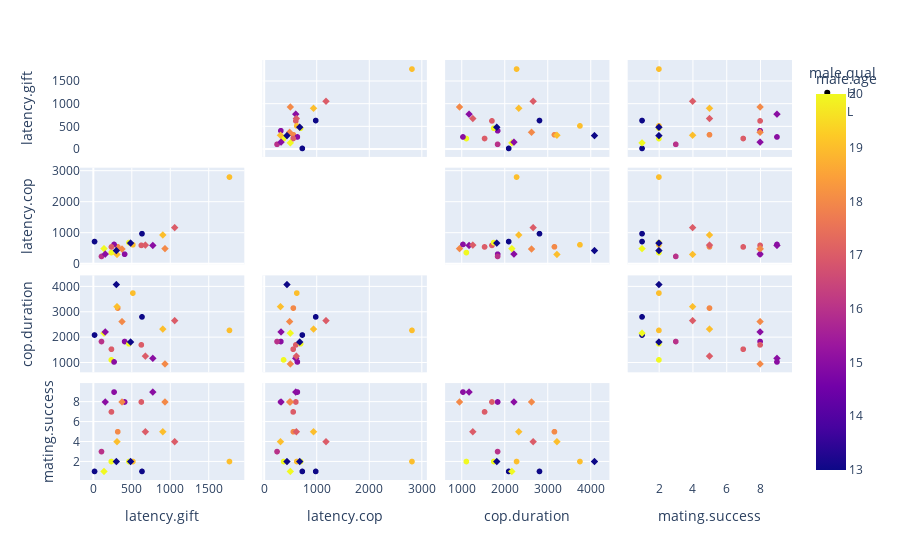
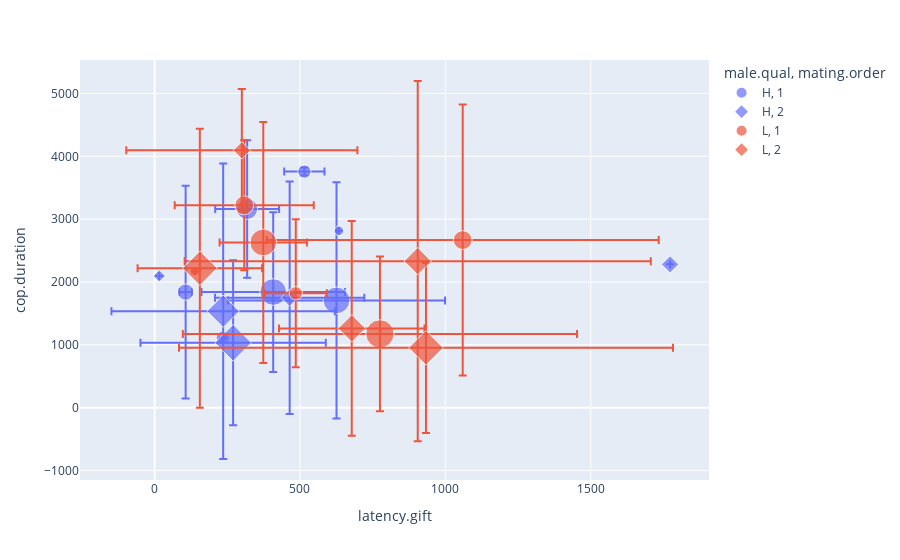
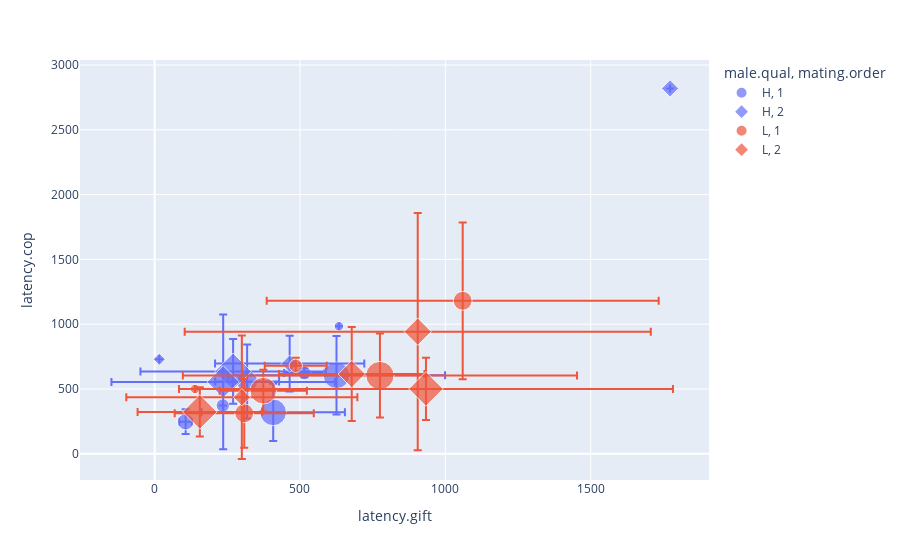
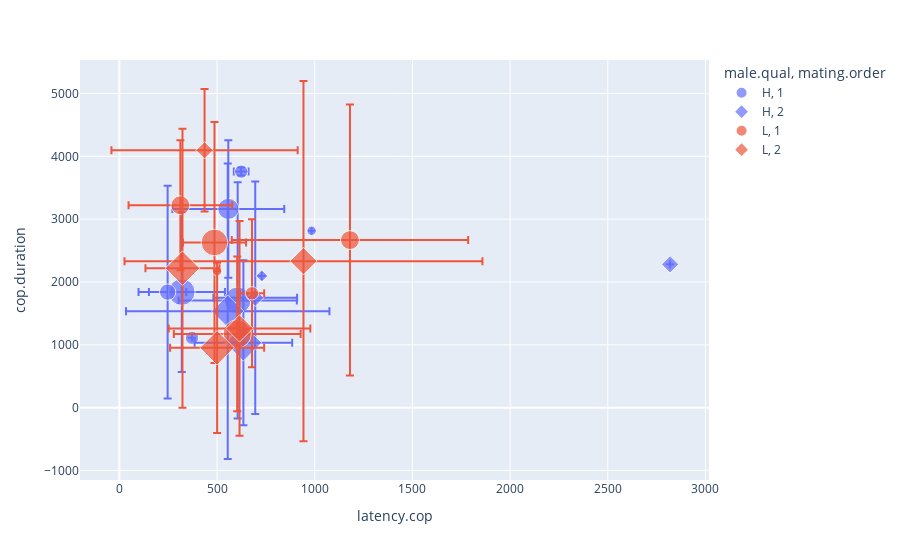

Source (notebook cell) for these figures, in order:
### Code cell
fig = px.scatter_matrix(groupcontinous, dimensions=["latency.gift", "latency.cop", "cop.duration", "mating.success"], color="male.age", symbol="male.qual")
fig.update_traces(diagonal_visible=False)
fig.show()
fig.write_html("matrix.html", include_plotlyjs="cdn")

fig = px.scatter(groupcontinous, x="latency.gift", y="cop.duration", color="male.qual", symbol="mating.order", size="mating.success", error_x = "latency.gift.std", error_y = "cop.duration.std")
fig.show()
fig.write_html("scattergiftduration.html", include_plotlyjs="cdn")
fig = px.scatter(groupcontinous, x="latency.gift", y="latency.cop", color="male.qual", symbol="mating.order", size="mating.success", error_x = "latency.gift.std", error_y = "latency.cop.std")
fig.show()
fig.write_html("scattergiftlatcop.html", include_plotlyjs="cdn")
fig = px.scatter(groupcontinous, x="latency.cop", y="cop.duration", color="male.qual", symbol="mating.order", size="mating.success", error_x = "latency.cop.std", error_y = "cop.duration.std")
fig.show()
fig.write_html("scatterlatcopduration.html", include_plotlyjs="cdn")

### Figure 1 — Plotly figure (JSON) as saved in the notebook; plotly's stock layout.template omitted (floating-point values rounded to 4 significant figures)
{"data": [{"diagonal": {"visible": false}, "dimensions": [{"axis": {"matches": true}, "label": "latency.gift", "values": [634, 407.9, 106.7, 625.6, 318.2, 515, 234.5, 16, 270, 235.8, 1773, 464.5]}, {"axis": {"matches": true}, "label": "latency.cop", "values": [984, 319.2, 247, 605.5, 557.6, 623.5, 372, 729, 634.8, 554.6, 2819, 695.5]}, {"axis": {"matches": true}, "label": "cop.duration", "values": [2815, 1840, 1839, 1707.0, 3163, 3757, 1112.0, 2097, 1032, 1535.0, 2280.0, 1749]}, {"axis": {"matches": true}, "label": "mating.success", "values": [1, 8, 3, 8, 5, 2, 2, 1, 9, 7, 2, 2]}], "hovertemplate": "male.qual=H<br>%{xaxis.title.text}=%{x}<br>%{yaxis.title.text}=%{y}<br>male.age=%{marker.color}<extra></extra>", "legendgroup": "H", "marker": {"color": [13, 15, 16, 17, 18, 19, 20, 13, 15, 17, 19, 20], "coloraxis": "coloraxis", "symbol": "circle"}, "name": "H", "showlegend": true, "type": "splom"}, {"diagonal": {"visible": false}, "dimensions": [{"axis": {"matches": true}, "label": "latency.gift", "values": [485.5, 775, 1060.0, 373.7, 308.2, 139, 300, 155.5, 678, 933.3, 905]}, {"axis": {"matches": true}, "label": "latency.cop", "values": [679, 603.4, 1180.0, 486.9, 312.2, 500, 436, 323, 615, 500.3, 942.3]}, {"axis": {"matches": true}, "label": "cop.duration", "values": [1820, 1174.0, 2667.0, 2629.0, 3220.0, 2171, 4096.0, 2219.0, 1261.0, 952.1, 2332.0]}, {"axis": {"matches": true}, "label": "mating.success", "values": [2, 9, 4, 8, 4, 1, 2, 8, 5, 8, 5]}], "hovertemplate": "male.qual=L<br>%{xaxis.title.text}=%{x}<br>%{yaxis.title.text}=%{y}<br>male.age=%{marker.color}<extra></extra>", "legendgroup": "L", "marker": {"color": [13, 15, 17, 18, 19, 20, 13, 15, 17, 18, 19], "coloraxis": "coloraxis", "symbol": "diamond"}, "name": "L", "showlegend": true, "type": "splom"}], "layout": {"coloraxis": {"colorbar": {"title": {"text": "male.age"}}, "colorscale": [[0, "#0d0887"], [0.1111, "#46039f"], [0.2222, "#7201a8"], [0.3333, "#9c179e"], [0.4444, "#bd3786"], [0.5556, "#d8576b"], [0.6667, "#ed7953"], [0.7778, "#fb9f3a"], [0.8889, "#fdca26"], [1, "#f0f921"]]}, "dragmode": "select", "legend": {"title": {"text": "male.qual"}, "tracegroupgap": 0}, "margin": {"t": 60}}}

### Figure 2 — Plotly figure (JSON) as saved in the notebook; plotly's stock layout.template omitted (floating-point values rounded to 4 significant figures)
{"data": [{"error_x": {"array": [null, 246.6, 21.96, 373.4, 109.9, 69.3, null]}, "error_y": {"array": [null, 1271.0, 1692.0, 1879.0, 1095.0, 63.64, null]}, "hovertemplate": "male.qual=H<br>mating.order=1<br>latency.gift=%{x}<br>cop.duration=%{y}<br>mating.success=%{marker.size}<extra></extra>", "legendgroup": "H, 1", "marker": {"color": "#636efa", "size": [1, 8, 3, 8, 5, 2, 2], "sizemode": "area", "sizeref": 0.0225, "symbol": "circle"}, "mode": "markers", "name": "H, 1", "orientation": "v", "showlegend": true, "type": "scatter", "x": [634, 407.9, 106.7, 625.6, 318.2, 515, 234.5], "xaxis": "x", "y": [2815, 1840, 1839, 1707.0, 3163, 3757, 1112.0], "yaxis": "y"}, {"error_x": {"array": [null, 318.8, 384.3, null, 256.7]}, "error_y": {"array": [null, 1313.0, 2352.0, null, 1848.0]}, "hovertemplate": "male.qual=H<br>mating.order=2<br>latency.gift=%{x}<br>cop.duration=%{y}<br>mating.success=%{marker.size}<extra></extra>", "legendgroup": "H, 2", "marker": {"color": "#636efa", "size": [1, 9, 7, 2, 2], "sizemode": "area", "sizeref": 0.0225, "symbol": "diamond"}, "mode": "markers", "name": "H, 2", "orientation": "v", "showlegend": true, "type": "scatter", "x": [16, 270, 235.8, 1773, 464.5], "xaxis": "x", "y": [2097, 1032, 1535.0, 2280.0, 1749], "yaxis": "y"}, {"error_x": {"array": [106.8, 678.0, 674.1, 150.1, 239.2, null]}, "error_y": {"array": [1178.0, 1232.0, 2157.0, 1919.0, 1035.0, null]}, "hovertemplate": "male.qual=L<br>mating.order=1<br>latency.gift=%{x}<br>cop.duration=%{y}<br>mating.success=%{marker.size}<extra></extra>", "legendgroup": "L, 1", "marker": {"color": "#EF553B", "size": [2, 9, 4, 8, 4, 1], "sizemode": "area", "sizeref": 0.0225, "symbol": "circle"}, "mode": "markers", "name": "L, 1", "orientation": "v", "showlegend": true, "type": "scatter", "x": [485.5, 775, 1060.0, 373.7, 308.2, 139], "xaxis": "x", "y": [1820, 1174.0, 2667.0, 2629.0, 3220.0, 2171], "yaxis": "y"}, {"error_x": {"array": [397.4, 214.1, 250.3, 849.5, 801.6]}, "error_y": {"array": [975.1, 2220.0, 1709.0, 1355.0, 2867.0]}, "hovertemplate": "male.qual=L<br>mating.order=2<br>latency.gift=%{x}<br>cop.duration=%{y}<br>mating.success=%{marker.size}<extra></extra>", "legendgroup": "L, 2", "marker": {"color": "#EF553B", "size": [2, 8, 5, 8, 5], "sizemode": "area", "sizeref": 0.0225, "symbol": "diamond"}, "mode": "markers", "name": "L, 2", "orientation": "v", "showlegend": true, "type": "scatter", "x": [300, 155.5, 678, 933.3, 905], "xaxis": "x", "y": [4096.0, 2219.0, 1261.0, 952.1, 2332.0], "yaxis": "y"}], "layout": {"legend": {"itemsizing": "constant", "title": {"text": "male.qual, mating.order"}, "tracegroupgap": 0}, "margin": {"t": 60}, "xaxis": {"anchor": "y", "domain": [0, 1], "title": {"text": "latency.gift"}}, "yaxis": {"anchor": "x", "domain": [0, 1], "title": {"text": "cop.duration"}}}}

### Figure 3 — Plotly figure (JSON) as saved in the notebook; plotly's stock layout.template omitted (floating-point values rounded to 4 significant figures)
{"data": [{"error_x": {"array": [null, 246.6, 21.96, 373.4, 109.9, 69.3, null]}, "error_y": {"array": [null, 221.2, 95.52, 302.8, 286.4, 37.48, null]}, "hovertemplate": "male.qual=H<br>mating.order=1<br>latency.gift=%{x}<br>latency.cop=%{y}<br>mating.success=%{marker.size}<extra></extra>", "legendgroup": "H, 1", "marker": {"color": "#636efa", "size": [1, 8, 3, 8, 5, 2, 2], "sizemode": "area", "sizeref": 0.0225, "symbol": "circle"}, "mode": "markers", "name": "H, 1", "orientation": "v", "showlegend": true, "type": "scatter", "x": [634, 407.9, 106.7, 625.6, 318.2, 515, 234.5], "xaxis": "x", "y": [984, 319.2, 247, 605.5, 557.6, 623.5, 372], "yaxis": "y"}, {"error_x": {"array": [null, 318.8, 384.3, null, 256.7]}, "error_y": {"array": [null, 249.8, 520.7, null, 214.3]}, "hovertemplate": "male.qual=H<br>mating.order=2<br>latency.gift=%{x}<br>latency.cop=%{y}<br>mating.success=%{marker.size}<extra></extra>", "legendgroup": "H, 2", "marker": {"color": "#636efa", "size": [1, 9, 7, 2, 2], "sizemode": "area", "sizeref": 0.0225, "symbol": "diamond"}, "mode": "markers", "name": "H, 2", "orientation": "v", "showlegend": true, "type": "scatter", "x": [16, 270, 235.8, 1773, 464.5], "xaxis": "x", "y": [729, 634.8, 554.6, 2819, 695.5], "yaxis": "y"}, {"error_x": {"array": [106.8, 678.0, 674.1, 150.1, 239.2, null]}, "error_y": {"array": [62.23, 324.6, 605.1, 161.8, 265.3, null]}, "hovertemplate": "male.qual=L<br>mating.order=1<br>latency.gift=%{x}<br>latency.cop=%{y}<br>mating.success=%{marker.size}<extra></extra>", "legendgroup": "L, 1", "marker": {"color": "#EF553B", "size": [2, 9, 4, 8, 4, 1], "sizemode": "area", "sizeref": 0.0225, "symbol": "circle"}, "mode": "markers", "name": "L, 1", "orientation": "v", "showlegend": true, "type": "scatter", "x": [485.5, 775, 1060.0, 373.7, 308.2, 139], "xaxis": "x", "y": [679, 603.4, 1180.0, 486.9, 312.2, 500], "yaxis": "y"}, {"error_x": {"array": [397.4, 214.1, 250.3, 849.5, 801.6]}, "error_y": {"array": [476.6, 189.5, 362.5, 240.8, 916.1]}, "hovertemplate": "male.qual=L<br>mating.order=2<br>latency.gift=%{x}<br>latency.cop=%{y}<br>mating.success=%{marker.size}<extra></extra>", "legendgroup": "L, 2", "marker": {"color": "#EF553B", "size": [2, 8, 5, 8, 5], "sizemode": "area", "sizeref": 0.0225, "symbol": "diamond"}, "mode": "markers", "name": "L, 2", "orientation": "v", "showlegend": true, "type": "scatter", "x": [300, 155.5, 678, 933.3, 905], "xaxis": "x", "y": [436, 323, 615, 500.3, 942.3], "yaxis": "y"}], "layout": {"legend": {"itemsizing": "constant", "title": {"text": "male.qual, mating.order"}, "tracegroupgap": 0}, "margin": {"t": 60}, "xaxis": {"anchor": "y", "domain": [0, 1], "title": {"text": "latency.gift"}}, "yaxis": {"anchor": "x", "domain": [0, 1], "title": {"text": "latency.cop"}}}}

### Figure 4 — Plotly figure (JSON) as saved in the notebook; plotly's stock layout.template omitted (floating-point values rounded to 4 significant figures)
{"data": [{"error_x": {"array": [null, 221.2, 95.52, 302.8, 286.4, 37.48, null]}, "error_y": {"array": [null, 1271.0, 1692.0, 1879.0, 1095.0, 63.64, null]}, "hovertemplate": "male.qual=H<br>mating.order=1<br>latency.cop=%{x}<br>cop.duration=%{y}<br>mating.success=%{marker.size}<extra></extra>", "legendgroup": "H, 1", "marker": {"color": "#636efa", "size": [1, 8, 3, 8, 5, 2, 2], "sizemode": "area", "sizeref": 0.0225, "symbol": "circle"}, "mode": "markers", "name": "H, 1", "orientation": "v", "showlegend": true, "type": "scatter", "x": [984, 319.2, 247, 605.5, 557.6, 623.5, 372], "xaxis": "x", "y": [2815, 1840, 1839, 1707.0, 3163, 3757, 1112.0], "yaxis": "y"}, {"error_x": {"array": [null, 249.8, 520.7, null, 214.3]}, "error_y": {"array": [null, 1313.0, 2352.0, null, 1848.0]}, "hovertemplate": "male.qual=H<br>mating.order=2<br>latency.cop=%{x}<br>cop.duration=%{y}<br>mating.success=%{marker.size}<extra></extra>", "legendgroup": "H, 2", "marker": {"color": "#636efa", "size": [1, 9, 7, 2, 2], "sizemode": "area", "sizeref": 0.0225, "symbol": "diamond"}, "mode": "markers", "name": "H, 2", "orientation": "v", "showlegend": true, "type": "scatter", "x": [729, 634.8, 554.6, 2819, 695.5], "xaxis": "x", "y": [2097, 1032, 1535.0, 2280.0, 1749], "yaxis": "y"}, {"error_x": {"array": [62.23, 324.6, 605.1, 161.8, 265.3, null]}, "error_y": {"array": [1178.0, 1232.0, 2157.0, 1919.0, 1035.0, null]}, "hovertemplate": "male.qual=L<br>mating.order=1<br>latency.cop=%{x}<br>cop.duration=%{y}<br>mating.success=%{marker.size}<extra></extra>", "legendgroup": "L, 1", "marker": {"color": "#EF553B", "size": [2, 9, 4, 8, 4, 1], "sizemode": "area", "sizeref": 0.0225, "symbol": "circle"}, "mode": "markers", "name": "L, 1", "orientation": "v", "showlegend": true, "type": "scatter", "x": [679, 603.4, 1180.0, 486.9, 312.2, 500], "xaxis": "x", "y": [1820, 1174.0, 2667.0, 2629.0, 3220.0, 2171], "yaxis": "y"}, {"error_x": {"array": [476.6, 189.5, 362.5, 240.8, 916.1]}, "error_y": {"array": [975.1, 2220.0, 1709.0, 1355.0, 2867.0]}, "hovertemplate": "male.qual=L<br>mating.order=2<br>latency.cop=%{x}<br>cop.duration=%{y}<br>mating.success=%{marker.size}<extra></extra>", "legendgroup": "L, 2", "marker": {"color": "#EF553B", "size": [2, 8, 5, 8, 5], "sizemode": "area", "sizeref": 0.0225, "symbol": "diamond"}, "mode": "markers", "name": "L, 2", "orientation": "v", "showlegend": true, "type": "scatter", "x": [436, 323, 615, 500.3, 942.3], "xaxis": "x", "y": [4096.0, 2219.0, 1261.0, 952.1, 2332.0], "yaxis": "y"}], "layout": {"legend": {"itemsizing": "constant", "title": {"text": "male.qual, mating.order"}, "tracegroupgap": 0}, "margin": {"t": 60}, "xaxis": {"anchor": "y", "domain": [0, 1], "title": {"text": "latency.cop"}}, "yaxis": {"anchor": "x", "domain": [0, 1], "title": {"text": "cop.duration"}}}}
